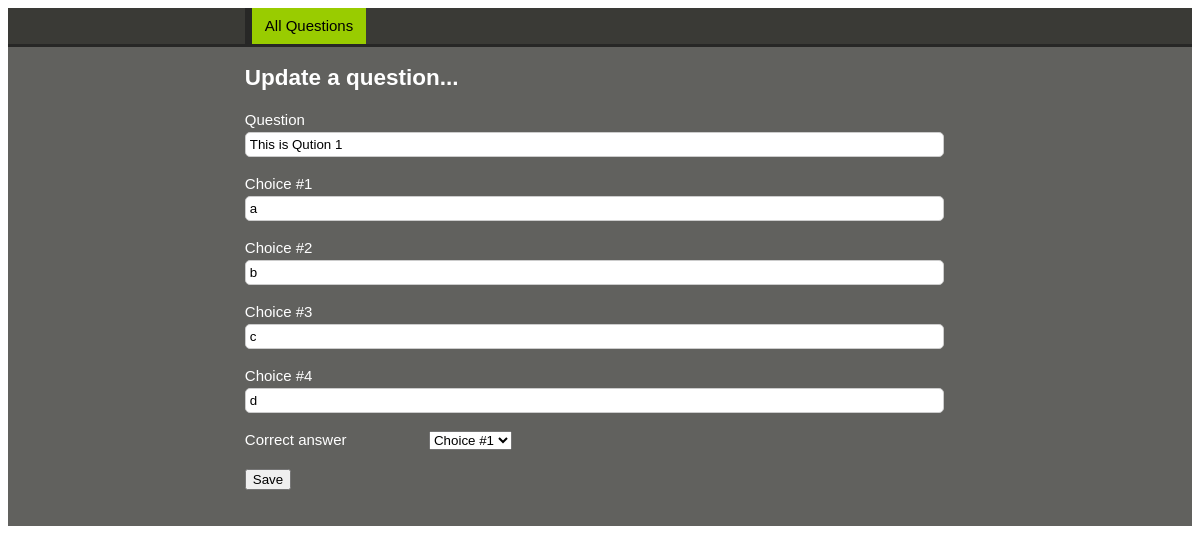
The app's page /faculty/editquestion.php?Sr=1 with its own data.
### tables this page shows
CREATE TABLE `question` (
  `ex_id` int(10) NOT NULL,
  `que_id` int(11) NOT NULL,
  `question` text NOT NULL,
  `op1` text NOT NULL,
  `op2` text NOT NULL,
  `op3` text NOT NULL,
  `op4` text NOT NULL,
  `que_ans` text NOT NULL,
  `examstatus` int(11) NOT NULL,
  `sr` int(100) NOT NULL
);

### faculty/editquestion.php (the view, shortened to what this page needs)
<?php
$conn = mysqli_connect("localhost","root","","easyassessment");
if (isset($_GET['Sr'])) {
	$sr = mysqli_real_escape_string($conn , $_GET['Sr']);
	if (is_numeric($sr)) {
		$query = "SELECT * FROM question WHERE sr = '$sr' ";
		$run = mysqli_query($conn, $query) or die(mysqli_error($conn));
		if (mysqli_num_rows($run) > 0) {
			while ($row = mysqli_fetch_array($run)) {
				 $abc=$row['ex_id'];
                 $question = $row['question'];
                 $ans1 = $row['op1'];
                 $ans2 = $row['op2'];
                 $ans3 = $row['op3'];
                 $ans4 = $row['op4'];
			}
		}
		else {
			echo "<script> alert('error');
			window.location.href = '../facultydashboard.php'; </script>" ;
		}
	}
	else {
		header("location: ../facultydashboard.php';");
	}
}
?>
<!DOCTYPE html>
<html>
	<head>
		<link rel="stylesheet" type="text/css" href="faculty/css/style.css">
	</head>
	<body>
		<header>
			<div class="container">
				<?php
				echo "<a href='?page=que&eno=$abc' class='start'>All Questions</a>";
				?>
			</div>
		</header>
		<main>
			<div class="container">
				<h2>Update a question...</h2>
				<form method="post" action="">
					<p>
						<label>Question</label>
						<input type="text" name="question" required="" value="<?php echo $question; ?>">
					</p>
					<p>
						<label>Choice #1</label>
						<input type="text" name="choice1" required="" value="<?php echo $ans1; ?>">
					</p>
					<p>
						<label>Choice #2</label>
						<input type="text" name="choice2" required="" value="<?php echo $ans2; ?>">
					</p>
					<p>
						<label>Choice #3</label>
						<input type="text" name="choice3" required="" value="<?php echo $ans3; ?>">
					</p>
					<p>
						<label>Choice #4</label>
						<input type="text" name="choice4" required="" value="<?php echo $ans4; ?>">
					</p>
					<p>
						<label>Correct answer</label>
						<select name="answer" >
                        <option value="a">Choice #1 </option>
                    </select>
					</p>
					<p>
						<input type="submit" name="submit" value="Save">
					</p>
				</form>
			</div>
		</main>
	</body>
</html>

### faculty/css/style.css (style rules this page uses)
body { font-family: arial; font-size: 15px; line-height: 1.6em; }
a { text-decoration: none; }
label { display: inline-block; width: 180px; }
input[type='text'] { width: 97%; padding: 4px; border-radius: 5px; border:1px #ccc solid; }
.container { width: 60%; margin: 0 auto; overflow: auto; }
header { border-bottom: 3px #272726 solid; background: #3A3A36; color: white; }
main { padding-bottom: 20px; background: #61615E; color: white; }
a.start { display: inline-block; color: #000000; background: #99CC00; border-left: 7px #272726 solid; padding:6px 13px; }

### records on screen
question: question "This is Qution 1", choice1 "a", choice2 "b", choice3 "c", choice4 "d"
